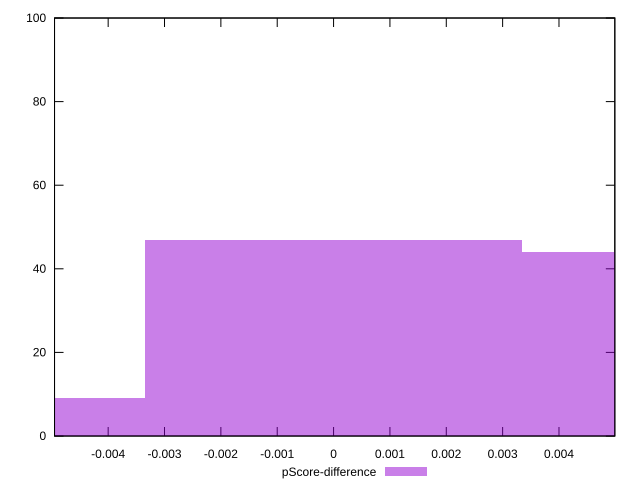

gnuplot code for this plot:
reset

$pScoreDifference <<EOF
0 47
0.006675983421981421 44
-0.006675983421981421 9
EOF

set key outside below
set boxwidth 0.006675983421981421
set xrange [-0.004951690345931903:0.004990820353043657]
set yrange [0:100]
set trange [0:100]
set style fill transparent solid 0.5 noborder
set terminal svg size 640, 490 enhanced background rgb 'white'
set output "report_00019_2021-02-10T18-14-37.922Z//interactive/samples/pages+cached+noadtech+nomedia/pScore-difference/histogram.svg"

plot $pScoreDifference title "pScore-difference" with boxes

reset
